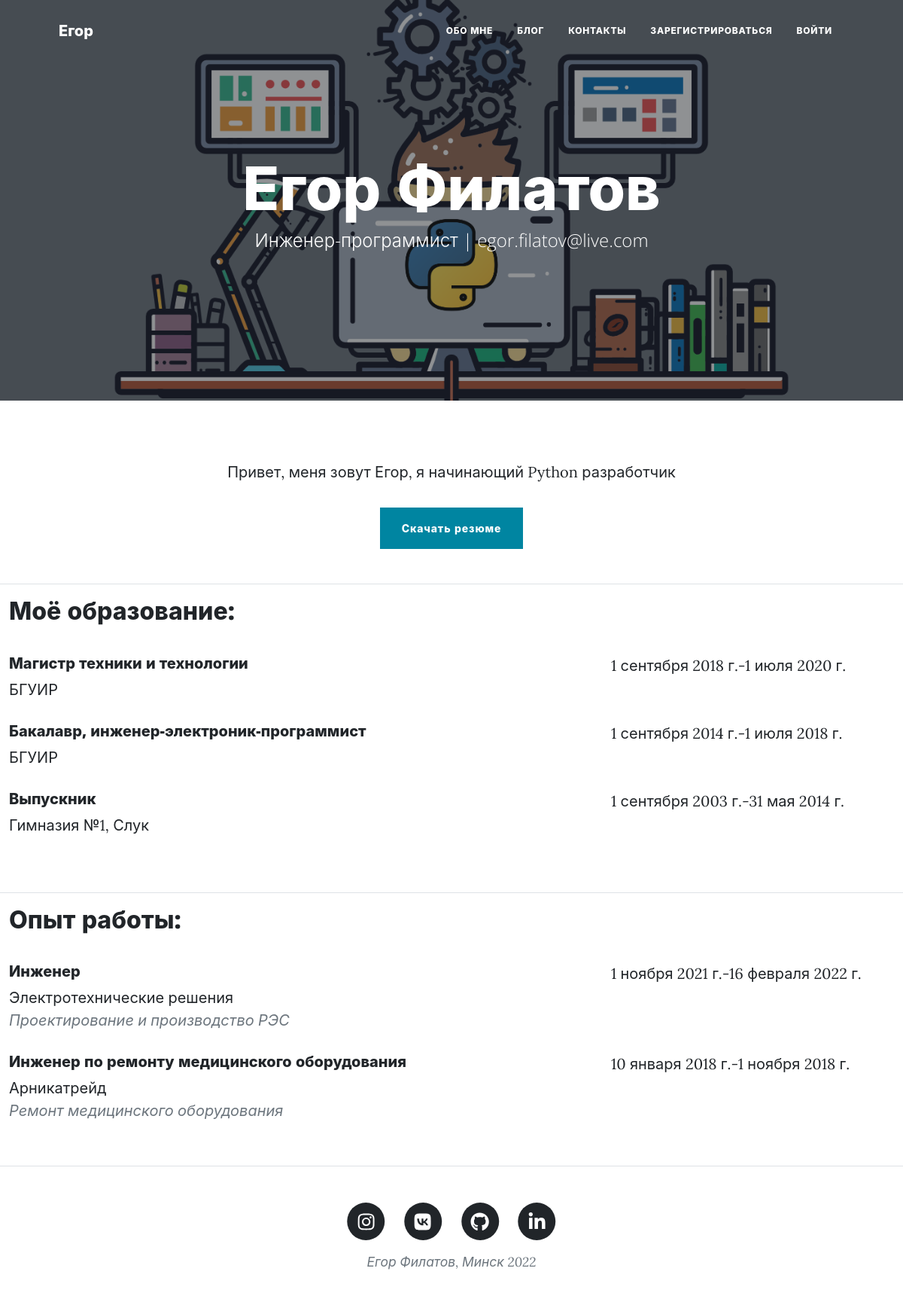
The page / on the database its author committed.
### user/models.py (models this page shows, shortened)
class CustomUser(AbstractUser):
    date_of_birth = models.DateField(verbose_name='Дата рождения', auto_now_add=False, blank=True, null=True)
    profession = models.CharField(verbose_name='Профессия', help_text='Профессия', max_length=150, blank=True)
    about = models.TextField(verbose_name='О себе', help_text='О себе', blank=True)
    photo = models.ImageField(verbose_name='Фото', blank=True, upload_to='media/img/user_img/%Y/%m/%d/')
    summary = models.FileField(verbose_name='Резюме', blank=True, upload_to='media/doc/user_doc/%Y/%m/%d/')
    Phone = models.CharField(verbose_name='Телефон', help_text='Телефон', max_length=50, blank=True)
    skills = models.TextField(verbose_name='Навыки', help_text='Навыки', blank=True)
    class Meta:
        verbose_name = 'Пользователь'
        verbose_name_plural = 'Пользователи'
        ordering = ['-date_joined']

class Education(models.Model):
    custom_user = models.ForeignKey('CustomUser', null=True, blank=True, on_delete=models.PROTECT, verbose_name='Пользователь')
    place_of_study = models.CharField(verbose_name='Место учебы', max_length=150)
    degree = models.CharField(verbose_name='Степень', max_length=150, blank=True)
    date_of_admission = models.DateField(verbose_name='Дата поступления', auto_now_add=False, blank=True)
    date_of_graduation = models.DateField(verbose_name='Дата окончания', auto_now_add=False, blank=True)
    class Meta:
        verbose_name = 'Образование'
        verbose_name_plural = 'Образование'
        ordering = ['-date_of_admission']

class WorkExperiance(models.Model):
    custom_user = models.ForeignKey('CustomUser', null=True, blank=True, on_delete=models.PROTECT, verbose_name='Пользователь')
    company = models.CharField(verbose_name='Компания', max_length=150)
    position = models.CharField(verbose_name='Должность', max_length=150)
    responsibilities = models.TextField(verbose_name='Обязанности', blank=True)
    date_of_employment = models.DateField(verbose_name='Дата приема на работу', auto_now_add=False, blank=True)
    date_of_dismissal = models.DateField(verbose_name='Дата увольнения', auto_now_add=False, blank=True)
    class Meta:
        verbose_name = 'Опыт работы'
        verbose_name_plural = 'Опыт работы'
        ordering = ['-date_of_employment']

### main/views.py (the view)
# urls.py: path('', views.home_page, name='home'),
def home_page(request):
    return render(request, "main/home_page.html", {})

### main/templatetags/user_tags.py (called while the page is built)
@register.simple_tag()
def get_user():
    return CustomUser.objects.get(first_name='Егор')

@register.simple_tag()
def get_education():
    return Education.objects.filter(custom_user_id=1)

@register.simple_tag()
def get_work_experiance():
    return WorkExperiance.objects.filter(custom_user_id=1)

### main/templates/main/home_page.html
{% extends 'main/base.html' %}
{% load static %}
{% load user_tags %}
{% block header %}
        <header class="masthead" style="background-image: url('{% static 'main/img/about-bg.png' %}')">
            <div class="container position-relative px-4 px-lg-5">
                <div class="row gx-4 gx-lg-5 justify-content-center">
                    <div class="col-md-10 col-lg-8 col-xl-7">
                        <div class="site-heading">
                            {% get_user as admin_user %}
                            <h1>{{ admin_user.first_name }} {{ admin_user.last_name }}</h1>
                            <span class="subheading">{{ admin_user.profession }} | {{ admin_user.email }}</span>
                        </div>
                    </div>
                </div>
            </div>
        </header>
{% endblock %}
{% block main %}
<div class="container px-4 px-lg-5">
    <div class="row gx-2 gx-lg-3 justify-content-center">
        <div class="col-md-12 col-lg-11 col-xl-10 text-center">
            {% get_user as admin_user %}
            <p>{{ admin_user.about }}</p>
            <a href="{{ admin_user.summary.url }}" class="btn btn-primary">Скачать резюме</a>
        </div>
    </div>
</div>
<br>
<hr>
<div class="container-fluid" id="education">
    <h2>Моё образование:</h2>
    <br>
    <div class="row">
        {% get_education as education %}
        {% for el in education %}
        <div class="col-md-8">
            <h5>{{ el.degree }}</h5>
            <a>{{ el.place_of_study }}</a>
        </div>
        <br>
        <br>
        <br>
        <div class="col-md-4">
            <a>{{ el.date_of_admission }}-{{ el.date_of_graduation }}</a>
        </div>
        {% endfor %}
    </div>
</div>
<br>
<hr>
<div class="container-fluid" id="work">
    <h2>Опыт работы:</h2>
    <br>
    <div class="row">
        {% get_work_experiance as work %}
        {% for el in work %}
        <div class="col-md-8">
            <h5>{{ el.position }}</h5>
            <a>{{ el.company }}</a><br>
            <div class="text-muted fst-italic mb-2">{{ el.responsibilities }}</div>
        </div>
        <br>
        <br>
        <br>
        <br>
        <div class="col-md-4">
            <a>{{ el.date_of_employment }}-{{ el.date_of_dismissal }}</a>
        </div>
        {% endfor %}
    </div>
</div>
<br>
{% endblock %}

### rows shown on the page
CustomUser: first_name "Егор", last_name "Филатов", profession "Инженер-программист", email "egor.filatov@live.com", about "Привет, меня зовут Егор, я начинающий Python разработчик"
Education: degree "Магистр техники и технологии", place_of_study "БГУИР", date_of_admission "1 сентября 2018 г.", date_of_graduation "1 июля 2020 г."
Education: degree "Бакалавр, инженер-электроник-программист", place_of_study "БГУИР", date_of_admission "1 сентября 2014 г.", date_of_graduation "1 июля 2018 г."
Education: degree "Выпускник", place_of_study "Гимназия №1, Слук", date_of_admission "1 сентября 2003 г.", date_of_graduation "31 мая 2014 г."
WorkExperiance: position "Инженер", company "Электротехнические решения", responsibilities "Проектирование и производство РЭС", date_of_employment "1 ноября 2021 г.", date_of_dismissal "16 февраля 2022 г."
WorkExperiance: position "Инженер по ремонту медицинского оборудования", company "Арникатрейд", responsibilities "Ремонт медицинского оборудования", date_of_employment "10 января 2018 г.", date_of_dismissal "1 ноября 2018 г."
